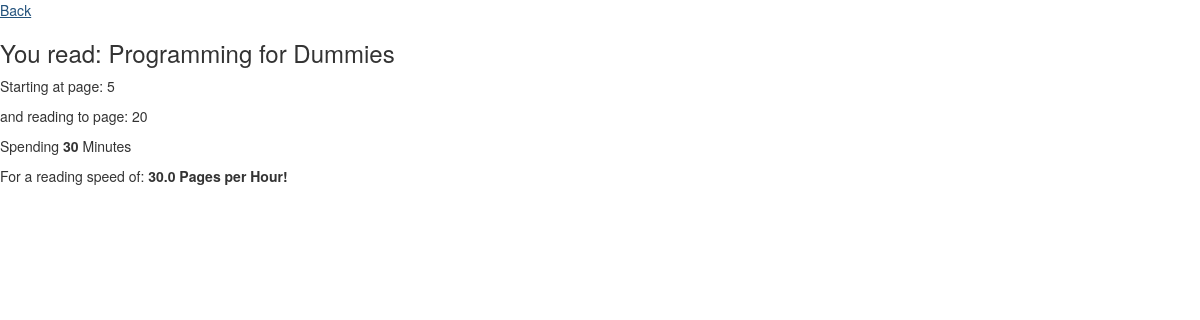
/studySession/1/, run on an earlier commit of the app's database.
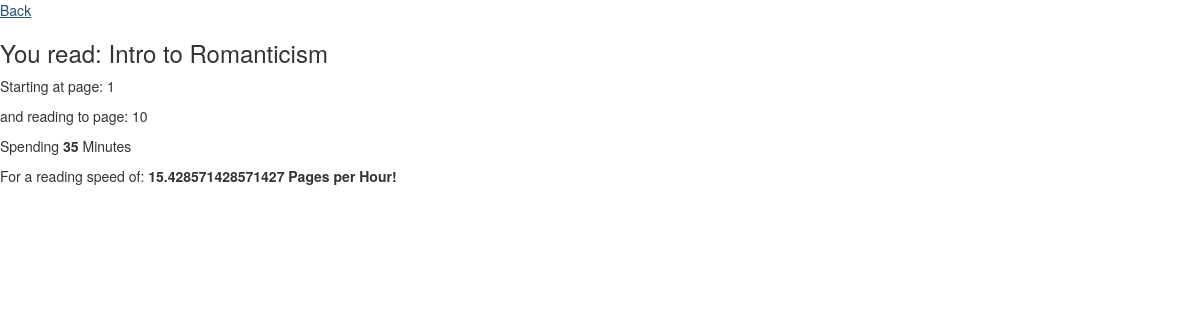
And on a later commit of the database.
### inventory/models.py (models this page shows)
class StudySessions(models.Model):
	date = models.DateField()
	startPage = models.IntegerField()
	endPage = models.IntegerField()
	timeSpent = models.IntegerField()
	reading = models.ForeignKey(Item)

class Item(models.Model):
	title = models.CharField(max_length=200)
	startPage = models.IntegerField()
	endPage = models.IntegerField()
	course = models.CharField(max_length=200)
	dueDate = models.DateField()
	def __unicode__(self):
		return u'{0}'.format(self.title)

### inventory/views.py (the view)
# urls.py: url(r'^studySession/(?P<id>\d+)/', views.studySession_detail, name='studySession_detail'),
def studySession_detail(request, id):
	try:
		studySession = StudySessions.objects.get(id=id)
	except StudySessions.DoesNotExist:
		raise Http404('This study sessions does not exist')
	return render(request, 'inventory/studySession_detail.html', {
		'studySession': studySession,
	})

### firstdjango/templates/inventory/studySession_detail.html
{% extends "base.html" %}
{%load mathfilters %}
{% block content %}
	<a href="{% url 'index' %}">Back</a>
	<h3>You read: {{ studySession.reading|capfirst }}</h3>
	<p> Starting at page: {{ studySession.startPage }} </p>
	<p> and reading to page: {{ studySession.endPage }} </p>
	<p> Spending <strong>{{ studySession.timeSpent }}</strong> Minutes </p>
	<p> For a reading speed of: <strong>{{ studySession.endPage|sub:studySession.startPage|div:studySession.timeSpent|mul:60 }} Pages per Hour!</strong></p>
{% endblock %}

### firstdjango/templates/base.html (shortened to what this page needs)
<!doctype html>
<html>
	<head>
			<link rel="stylesheet" href="//maxcdn.bootstrapcdn.com/bootstrap/3.2.0/css/bootstrap.min.css">
		<link rel="stylesheet" href="//maxcdn.bootstrapcdn.com/bootstrap/3.2.0/css/bootstrap-theme.min.css">
	</head>
	<body>
		{% block content %}
		{% endblock content %}
	</body>
</html>

What changed in the data, as far as the page shows it:
changed StudySessions: reading "Programming for Dummies" → "Intro to Romanticism"; startPage "5" → "1"; endPage "20" → "10"; timeSpent "30" → "35"; endPage|sub "30.0" → "15.428571428571427"
